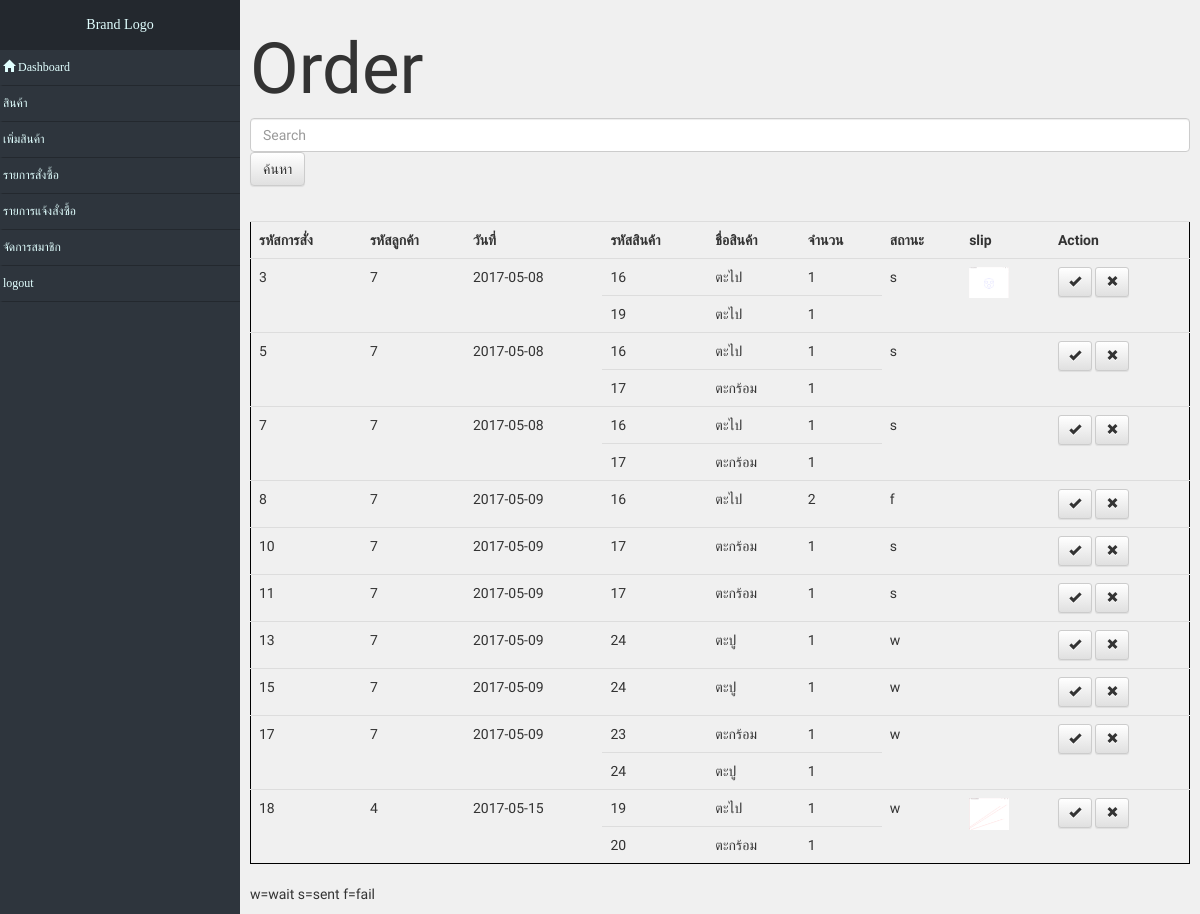
/backend/index.php?action=order, run on the app's committed database.
### tables this page shows
CREATE TABLE `table_order` (
  `order_id` int(10) UNSIGNED NOT NULL,
  `member_id` int(10) NOT NULL,
  `date` date NOT NULL,
  `pay` char(1) NOT NULL DEFAULT 'w',
  `payslip` varchar(50) DEFAULT NULL
);

CREATE TABLE `table_bill` (
  `bill_id` int(10) UNSIGNED NOT NULL,
  `order_id` int(10) NOT NULL,
  `product_id` int(10) NOT NULL,
  `amount` int(4) NOT NULL
);

CREATE TABLE `table_member` (
  `member_id` int(10) UNSIGNED NOT NULL,
  `username` varchar(50) NOT NULL,
  `password` varchar(50) NOT NULL,
  `email` varchar(50) NOT NULL,
  `firstname` varchar(30) DEFAULT NULL,
  `lastname` varchar(30) DEFAULT NULL,
  `date_register` varchar(50) NOT NULL,
  `status` int(10) NOT NULL,
  `picture` varchar(200) NOT NULL,
  `address` varchar(100) DEFAULT NULL
);

CREATE TABLE `table_product` (
  `id_product` int(10) UNSIGNED NOT NULL,
  `name_product` varchar(100) NOT NULL,
  `price_product` int(50) NOT NULL,
  `category_product` varchar(20) NOT NULL,
  `type_product` varchar(20) NOT NULL,
  `picture_product` varchar(255) NOT NULL,
  `unit_product` varchar(50) NOT NULL,
  `number_product` int(50) NOT NULL
);

### backend/order/order.php (the view, shortened to what this page needs)
  <h1>Order</h1>
  <form class="" action="#" method="POSt">
    <div class="form-group">
    <span>
      <input type="text" name='search' class="form-control" placeholder="Search">
      <button type="submit" name='searchb' class="btn btn-default">ค้นหา</button>
    </span>
    </div>
  </form>
  <br>
  <?php
  if(isset($_POST['searchb'])){
    $sql_select_product = 'SELECT * FROM table_order torder
INNER JOIN table_bill tbill ON torder.order_id=tbill.order_id
INNER JOIN table_product tpro ON tbill.product_id=tpro.id_product
INNER JOIN table_member tmem ON torder.member_id=tmem.member_id WHERE torder.order_id LIKE "%'.$_POST['search'].'%"OR torder.date LIKE "%'.$_POST['search'].'%"';
  }
  else{
    $sql_select_product = 'SELECT * FROM table_order torder
INNER JOIN table_bill tbill ON torder.order_id=tbill.order_id
INNER JOIN table_product tpro ON tbill.product_id=tpro.id_product
INNER JOIN table_member tmem ON torder.member_id=tmem.member_id';
  }
?>
<table class="table" style="border:1px solid black;">
  <tr>
    <th>
      รหัสการสั่ง
    </th>
    <th>
      รหัสลูกค้า
    </th>
    <th>
      วันที่
    </th>
    <th>
      รหัสสินค้า
    </th>
    <th>
      ชื่อสินค้า
    </th>
    <th>
      จำนวน
    </th>
    <th>
      สถานะ
    </th>
    <th>
      slip
    </th>
    <th>
     Action
   </th>
  </tr>
  <?php
  include 'save.php';
  $result = $connect->query($sql_select_product);
  $result2 = $connect->query($sql_select_product);
   while ($row = $result->fetch_assoc()){
     if(!isset($rowspan[$row['order_id']])){
       $rowspan[$row['order_id']]=0;
     }
     $rowspan[$row['order_id']]+=1;
   }
 while ($row = $result2->fetch_assoc()){
   ?>
   <form class="" action="#" method="post" >
      <tr>
      <?php if($rowspan[$row['order_id']]!=0){ ?>
        <td rowspan=<?php echo '"'.$rowspan[$row['order_id']].'"'; ?>>
          <?php echo $row['order_id']; ?>
        </td>
        <td rowspan=<?php echo '"'.$rowspan[$row['order_id']].'"'; ?>>
          <?php echo $row['member_id']; ?>
        </td>
        <td rowspan=<?php echo '"'.$rowspan[$row['order_id']].'"'; ?>>
          <?php echo $row['date'];} ?>
        </td>
        <td>
          <?php echo $row['product_id']; ?>
        </td>
        <td>
          <?php echo $row['name_product']; ?>
        </td>
        <td>
          <?php echo $row['amount']; ?>
        </td>
        <?php if($rowspan[$row['order_id']]!=0){ ?>
        <td rowspan=<?php echo '"'.$rowspan[$row['order_id']].'"'; ?>>
          <?php echo $row['pay']; ?>
        </td>
        <td rowspan=<?php echo '"'.$rowspan[$row['order_id']].'"'; ?>>
          <?php if($row['payslip']!=""){ ?>
          <img style="width:40px;height:auto;" class="slip" src="<?php echo $row['payslip']; ?>" alt="">
          <?php } ?>
        </td>
        <td rowspan=<?php echo '"'.$rowspan[$row['order_id']].'"'; ?>>
          <button type="submit" name="sent" id="<?php echo $row['order_id']; ?>" class="btn btn-default btn-sm" aria-label="Left Align" onclick="bool='e';">
            <span class="glyphicon glyphicon-ok" aria-hidden="true"></span>
          </button>
          <button type="submit" name="cancel" class="btn btn-default btn-sm" aria-label="Left Align" onclick="bool='d';">
            <span class="glyphicon glyphicon-remove" aria-hidden="true"></span>
          </button>
          <?php $rowspan[$row['order_id']]=0; }?>
        </td>
      </tr>
     </form>
  <?php
    }
?>
</table>
w=wait s=sent f=fail

### css/css.css (style rules this page uses)
body { font-family: 'Athiti', sans-serif; }
h1 { font-size: 5.9vw; }

### css/css1.css (style rules this page uses)
body { margin: 0px; padding: 0px; }
img.slip { width:20px; height:auto; }

### data on the page
table_order: table_bill.order_id "3", member.member_id "7", date "2017-05-08", table_bill.product_id "16", table_product.name_product "ตะไป", table_bill.amount "1", pay "s", payslip (picture), table_bill.product_id "19"
table_order: table_bill.order_id "5", member.member_id "7", date "2017-05-08", table_bill.product_id "16", table_product.name_product "ตะไป", table_bill.amount "1", pay "s", table_bill.product_id "17", table_product.name_product "ตะกร้อม"
table_order: table_bill.order_id "7", member.member_id "7", date "2017-05-08", table_bill.product_id "16", table_product.name_product "ตะไป", table_bill.amount "1", pay "s", table_bill.product_id "17", table_product.name_product "ตะกร้อม"
table_order: table_bill.order_id "8", member.member_id "7", date "2017-05-09", table_bill.product_id "16", table_product.name_product "ตะไป", table_bill.amount "2", pay "f"
table_order: table_bill.order_id "10", member.member_id "7", date "2017-05-09", table_bill.product_id "17", table_product.name_product "ตะกร้อม", table_bill.amount "1", pay "s"
table_order: table_bill.order_id "11", member.member_id "7", date "2017-05-09", table_bill.product_id "17", table_product.name_product "ตะกร้อม", table_bill.amount "1", pay "s"
table_order: table_bill.order_id "13", member.member_id "7", date "2017-05-09", table_bill.product_id "24", table_product.name_product "ตะปู", table_bill.amount "1", pay "w"
table_order: table_bill.order_id "15", member.member_id "7", date "2017-05-09", table_bill.product_id "24", table_product.name_product "ตะปู", table_bill.amount "1", pay "w"
table_order: table_bill.order_id "17", member.member_id "7", date "2017-05-09", table_bill.product_id "23", table_product.name_product "ตะกร้อม", table_bill.amount "1", pay "w", table_bill.product_id "24", table_product.name_product "ตะปู"
table_order: table_bill.order_id "18", member.member_id "4", date "2017-05-15", table_bill.product_id "19", table_product.name_product "ตะไป", table_bill.amount "1", pay "w", payslip (picture), table_bill.product_id "20", table_product.name_product "ตะกร้อม"
